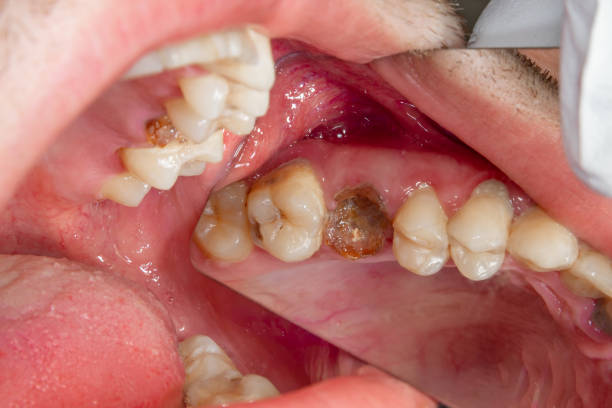
#> input picture milestone3/Raw_images/111.jpg, 612 x 408 px, found by its file name; its folder holds only this picture in this run
$ jupyter execute ImageFlipping.ipynb
#> lines starting #> are read from the running program, lines starting #| are printed output that depends on the picture
[cell 1]
import cv2
import os
import matplotlib.pyplot as plt

# Define original image directory
image_dir = r'C:\Users\Reshmi\Capstone-Project\milestone3\Raw_images'

# Define output directory for flipped images
save_dir = r'C:\Users\Reshmi\Capstone-Project\milestone3\Augmented_images\Unlabeled\flipped_images'
os.makedirs(save_dir, exist_ok=True)

# Get up to 1000 .jpg files
image_filenames = [
    fname for fname in os.listdir(image_dir)
    if fname.lower().endswith(".jpg")
][:1000]

# Flip and save images
for fname in image_filenames:
    image_path = os.path.join(image_dir, fname)
    img = cv2.imread(image_path)
#> img is the input picture: shape (408, 612, 3); mean B, G, R 108.2, 115.6, 183.4

    if img is None:
        print(f"Error: Failed to load {fname}")
        continue

    # Flip horizontally (flipCode=1)
    flipped_img = cv2.flip(img, 1)
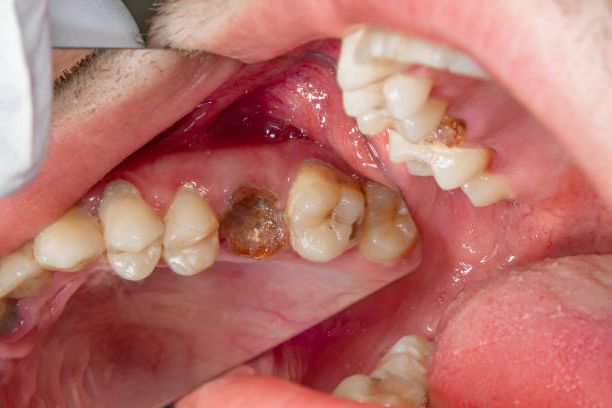
#> flipped_img: shape (408, 612, 3); mean B, G, R 108.2, 115.6, 183.4

    save_path = os.path.join(save_dir, f"flipped_{fname}")
    cv2.imwrite(save_path, flipped_img)
    print(f"Saved: {save_path}")

print("All images flipped and saved in a separate folder!")

# --- Display the first flipped image ---

flipped_files = [f for f in os.listdir(save_dir) if f.lower().endswith(".jpg")]
if flipped_files:
    first_image_path = os.path.join(save_dir, flipped_files[0])
    test_image = cv2.imread(first_image_path)
    test_image_rgb = cv2.cvtColor(test_image, cv2.COLOR_BGR2RGB)

    plt.imshow(test_image_rgb)
    plt.axis("off")
    plt.title(f"Sample: {flipped_files[0]}")
    plt.show()
else:
    print("No flipped images found to display.")


$ run again, on milestone3/Raw_images/116.jpg
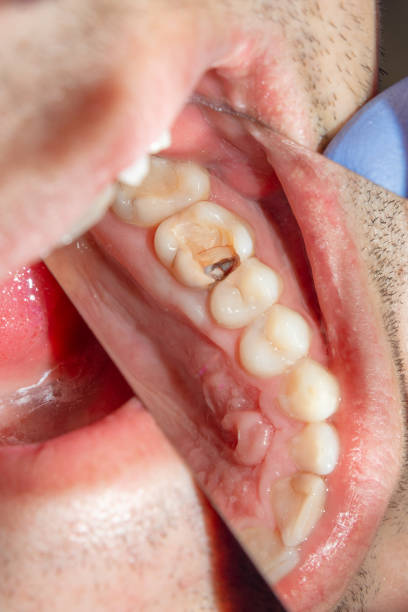
#> input picture milestone3/Raw_images/116.jpg, 408 x 612 px, found by its file name
#> img is the input picture: shape (612, 408, 3); mean B, G, R 130, 141.7, 196.1
#> `flipped_img = cv2.flip(img, 1)`:
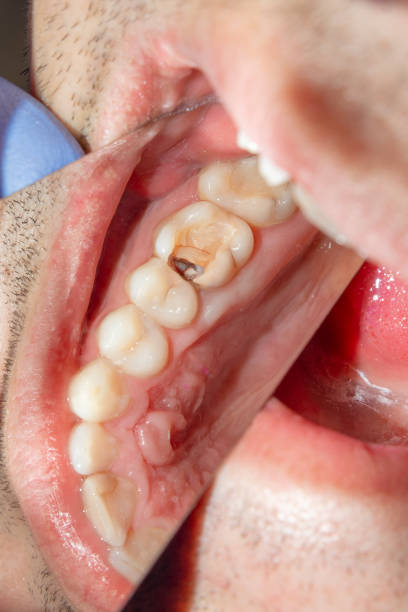
#> flipped_img: shape (612, 408, 3); mean B, G, R 130, 141.7, 196.1

$ run again, on milestone3/Raw_images/12.jpg
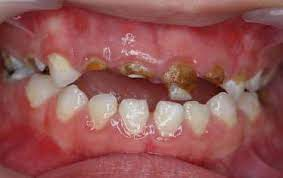
#> input picture milestone3/Raw_images/12.jpg, 283 x 178 px, found by its file name
#> img is the input picture: shape (178, 283, 3); mean B, G, R 84.6, 85.7, 147.9
#> `flipped_img = cv2.flip(img, 1)`:
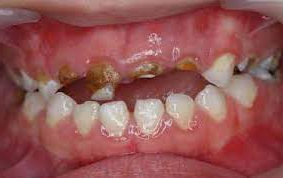
#> flipped_img: shape (178, 283, 3); mean B, G, R 84.6, 85.7, 147.9

$ run again, on milestone3/Raw_images/120.jpg
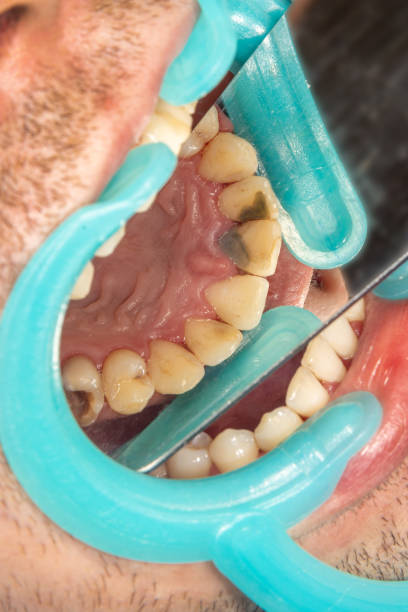
#> input picture milestone3/Raw_images/120.jpg, 408 x 612 px, found by its file name
#> img is the input picture: shape (612, 408, 3); mean B, G, R 144.3, 159.5, 153.3
#> `flipped_img = cv2.flip(img, 1)`:
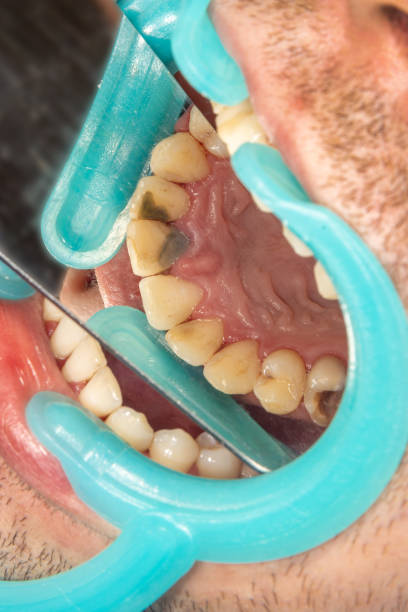
#> flipped_img: shape (612, 408, 3); mean B, G, R 144.3, 159.5, 153.3

$ run again, on milestone3/Raw_images/113.jpg
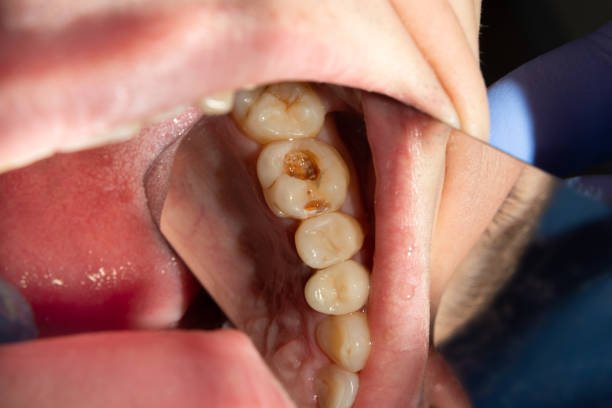
#> input picture milestone3/Raw_images/113.jpg, 612 x 408 px, found by its file name
#> img is the input picture: shape (408, 612, 3); mean B, G, R 97, 104.6, 152.2
#> `flipped_img = cv2.flip(img, 1)`:
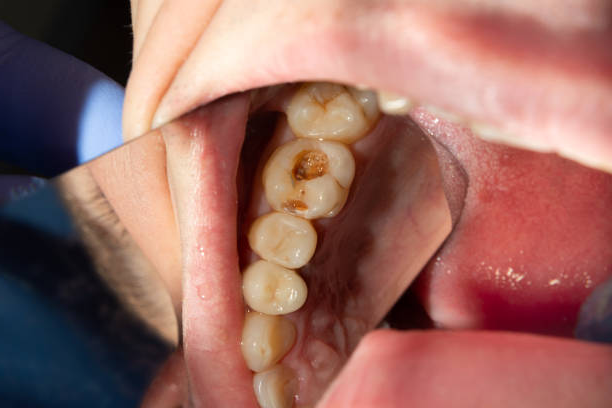
#> flipped_img: shape (408, 612, 3); mean B, G, R 97, 104.6, 152.2
